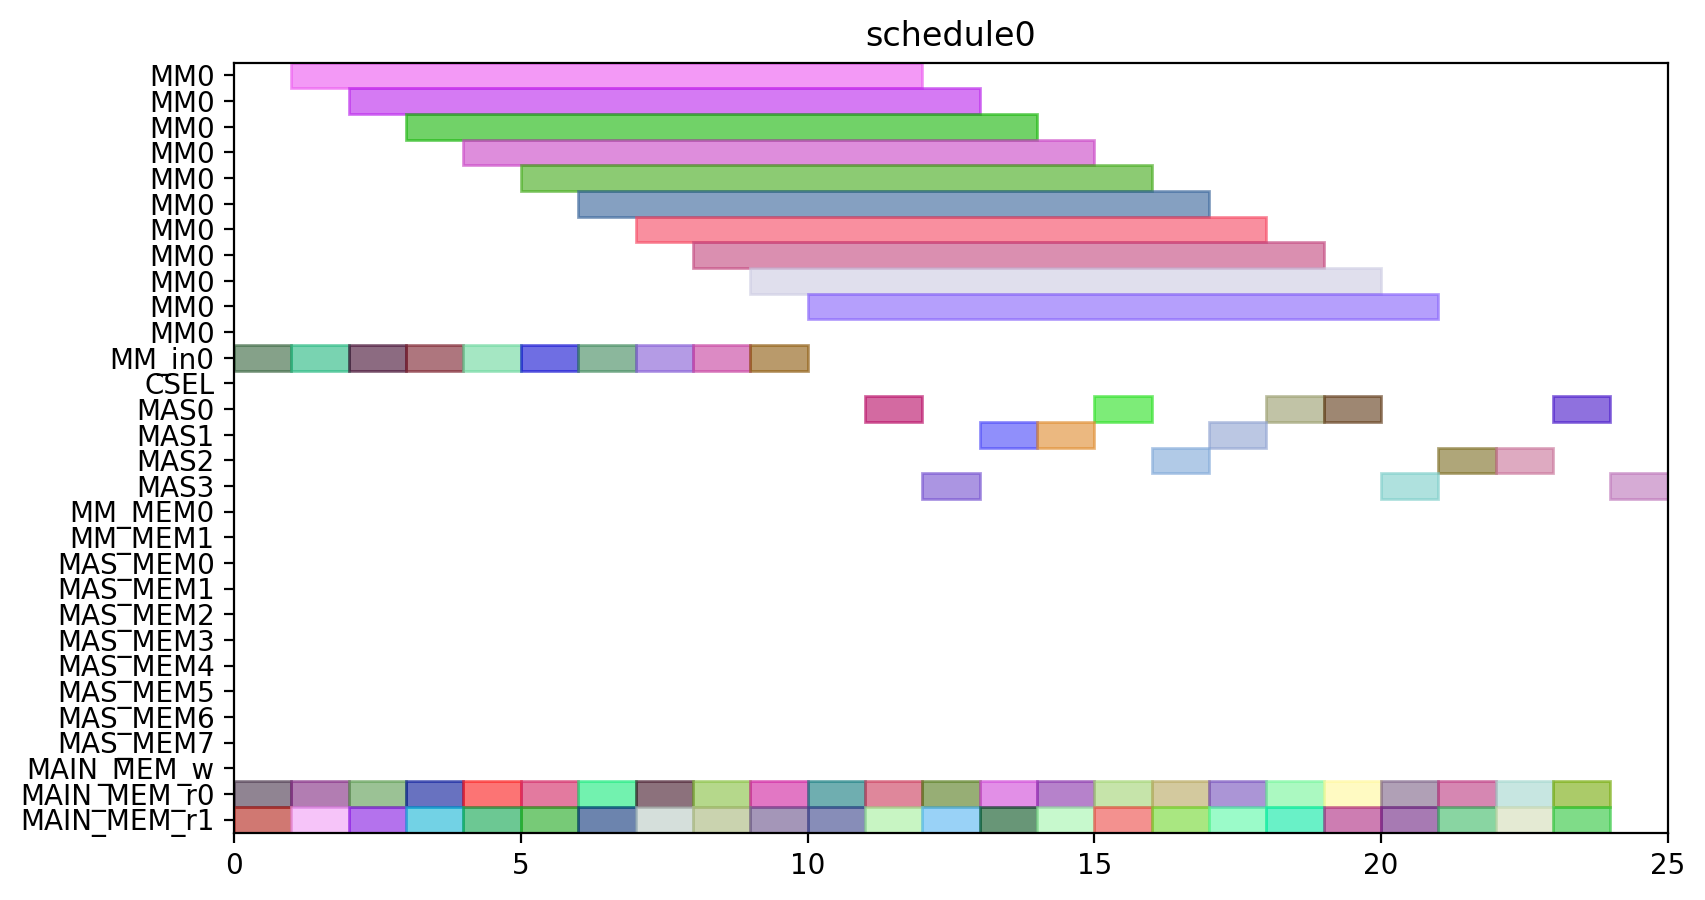

This chart was generated by the following Python code:
from pyschedule import Scenario, solvers, plotters, alt


def solve():
	horizon = 120
	S = Scenario("schedule0", horizon=horizon)

	# resource
	MM = S.Resources('MM', num=1, size=11)
	MM_in = S.Resources('MM_in', num=1)
	CSEL = S.Resource('CSEL')
	MAS = S.Resources('MAS', num=4, size=1, periods=range(1, horizon))
	MM_MEM = S.Resources('MM_MEM', num=2)
	MAS_MEM = S.Resources('MAS_MEM', num=8)
	MAIN_MEM_w = S.Resource('MAIN_MEM_w', size=1)
	MAIN_MEM_r = S.Resources('MAIN_MEM_r', num=2)

	# result of previous scheduling

	# new tasks
	t0_t0 = S.Task('t0_t0', length=1, delay_cost=1)
	t0_t0 += alt(MAS)
	t0_t0_mem0 = S.Task('t0_t0_mem0', length=1, delay_cost=1)
	t0_t0_mem0 += MAIN_MEM_r[0]
	S += t0_t0_mem0 <= t0_t0

	t0_t0_mem1 = S.Task('t0_t0_mem1', length=1, delay_cost=1)
	t0_t0_mem1 += MAIN_MEM_r[1]
	S += t0_t0_mem1 <= t0_t0

	t0_t1 = S.Task('t0_t1', length=1, delay_cost=1)
	t0_t1 += alt(MAS)
	t0_t1_mem0 = S.Task('t0_t1_mem0', length=1, delay_cost=1)
	t0_t1_mem0 += MAIN_MEM_r[0]
	S += t0_t1_mem0 <= t0_t1

	t0_t1_mem1 = S.Task('t0_t1_mem1', length=1, delay_cost=1)
	t0_t1_mem1 += MAIN_MEM_r[1]
	S += t0_t1_mem1 <= t0_t1

	t0_t3 = S.Task('t0_t3', length=11, delay_cost=1)
	t0_t3 += alt(MM)
	t0_t3_in = S.Task('t0_t3_in', length=1, delay_cost=1)
	t0_t3_in += alt(MM_in)
	S += t0_t3_in*MM_in[0]<=t0_t3*MM[0]
	t0_t3_mem0 = S.Task('t0_t3_mem0', length=1, delay_cost=1)
	t0_t3_mem0 += MAIN_MEM_r[0]
	S += t0_t3_mem0 <= t0_t3

	t0_t3_mem1 = S.Task('t0_t3_mem1', length=1, delay_cost=1)
	t0_t3_mem1 += MAIN_MEM_r[1]
	S += t0_t3_mem1 <= t0_t3

	t10 = S.Task('t10', length=1, delay_cost=1)
	t10 += alt(MAS)
	t10_mem0 = S.Task('t10_mem0', length=1, delay_cost=1)
	t10_mem0 += MAIN_MEM_r[0]
	S += t10_mem0 <= t10

	t10_mem1 = S.Task('t10_mem1', length=1, delay_cost=1)
	t10_mem1 += MAIN_MEM_r[1]
	S += t10_mem1 <= t10

	t11 = S.Task('t11', length=1, delay_cost=1)
	t11 += alt(MAS)
	t11_mem0 = S.Task('t11_mem0', length=1, delay_cost=1)
	t11_mem0 += MAIN_MEM_r[0]
	S += t11_mem0 <= t11

	t11_mem1 = S.Task('t11_mem1', length=1, delay_cost=1)
	t11_mem1 += MAIN_MEM_r[1]
	S += t11_mem1 <= t11

	t3_t0 = S.Task('t3_t0', length=11, delay_cost=1)
	t3_t0 += alt(MM)
	t3_t0_in = S.Task('t3_t0_in', length=1, delay_cost=1)
	t3_t0_in += alt(MM_in)
	S += t3_t0_in*MM_in[0]<=t3_t0*MM[0]
	t3_t0_mem0 = S.Task('t3_t0_mem0', length=1, delay_cost=1)
	t3_t0_mem0 += MAIN_MEM_r[0]
	S += t3_t0_mem0 <= t3_t0

	t3_t0_mem1 = S.Task('t3_t0_mem1', length=1, delay_cost=1)
	t3_t0_mem1 += MAIN_MEM_r[1]
	S += t3_t0_mem1 <= t3_t0

	t3_t1 = S.Task('t3_t1', length=11, delay_cost=1)
	t3_t1 += alt(MM)
	t3_t1_in = S.Task('t3_t1_in', length=1, delay_cost=1)
	t3_t1_in += alt(MM_in)
	S += t3_t1_in*MM_in[0]<=t3_t1*MM[0]
	t3_t1_mem0 = S.Task('t3_t1_mem0', length=1, delay_cost=1)
	t3_t1_mem0 += MAIN_MEM_r[0]
	S += t3_t1_mem0 <= t3_t1

	t3_t1_mem1 = S.Task('t3_t1_mem1', length=1, delay_cost=1)
	t3_t1_mem1 += MAIN_MEM_r[1]
	S += t3_t1_mem1 <= t3_t1

	t3_t2 = S.Task('t3_t2', length=1, delay_cost=1)
	t3_t2 += alt(MAS)
	t3_t2_mem0 = S.Task('t3_t2_mem0', length=1, delay_cost=1)
	t3_t2_mem0 += MAIN_MEM_r[0]
	S += t3_t2_mem0 <= t3_t2

	t3_t2_mem1 = S.Task('t3_t2_mem1', length=1, delay_cost=1)
	t3_t2_mem1 += MAIN_MEM_r[1]
	S += t3_t2_mem1 <= t3_t2

	t3_t3 = S.Task('t3_t3', length=1, delay_cost=1)
	t3_t3 += alt(MAS)
	t3_t3_mem0 = S.Task('t3_t3_mem0', length=1, delay_cost=1)
	t3_t3_mem0 += MAIN_MEM_r[0]
	S += t3_t3_mem0 <= t3_t3

	t3_t3_mem1 = S.Task('t3_t3_mem1', length=1, delay_cost=1)
	t3_t3_mem1 += MAIN_MEM_r[1]
	S += t3_t3_mem1 <= t3_t3

	t4_t0 = S.Task('t4_t0', length=1, delay_cost=1)
	t4_t0 += alt(MAS)
	t4_t0_mem0 = S.Task('t4_t0_mem0', length=1, delay_cost=1)
	t4_t0_mem0 += MAIN_MEM_r[0]
	S += t4_t0_mem0 <= t4_t0

	t4_t0_mem1 = S.Task('t4_t0_mem1', length=1, delay_cost=1)
	t4_t0_mem1 += MAIN_MEM_r[1]
	S += t4_t0_mem1 <= t4_t0

	t4_t1 = S.Task('t4_t1', length=1, delay_cost=1)
	t4_t1 += alt(MAS)
	t4_t1_mem0 = S.Task('t4_t1_mem0', length=1, delay_cost=1)
	t4_t1_mem0 += MAIN_MEM_r[0]
	S += t4_t1_mem0 <= t4_t1

	t4_t1_mem1 = S.Task('t4_t1_mem1', length=1, delay_cost=1)
	t4_t1_mem1 += MAIN_MEM_r[1]
	S += t4_t1_mem1 <= t4_t1

	t4_t3 = S.Task('t4_t3', length=11, delay_cost=1)
	t4_t3 += alt(MM)
	t4_t3_in = S.Task('t4_t3_in', length=1, delay_cost=1)
	t4_t3_in += alt(MM_in)
	S += t4_t3_in*MM_in[0]<=t4_t3*MM[0]
	t4_t3_mem0 = S.Task('t4_t3_mem0', length=1, delay_cost=1)
	t4_t3_mem0 += MAIN_MEM_r[0]
	S += t4_t3_mem0 <= t4_t3

	t4_t3_mem1 = S.Task('t4_t3_mem1', length=1, delay_cost=1)
	t4_t3_mem1 += MAIN_MEM_r[1]
	S += t4_t3_mem1 <= t4_t3

	t5_t0 = S.Task('t5_t0', length=11, delay_cost=1)
	t5_t0 += alt(MM)
	t5_t0_in = S.Task('t5_t0_in', length=1, delay_cost=1)
	t5_t0_in += alt(MM_in)
	S += t5_t0_in*MM_in[0]<=t5_t0*MM[0]
	t5_t0_mem0 = S.Task('t5_t0_mem0', length=1, delay_cost=1)
	t5_t0_mem0 += MAIN_MEM_r[0]
	S += t5_t0_mem0 <= t5_t0

	t5_t0_mem1 = S.Task('t5_t0_mem1', length=1, delay_cost=1)
	t5_t0_mem1 += MAIN_MEM_r[1]
	S += t5_t0_mem1 <= t5_t0

	t5_t1 = S.Task('t5_t1', length=11, delay_cost=1)
	t5_t1 += alt(MM)
	t5_t1_in = S.Task('t5_t1_in', length=1, delay_cost=1)
	t5_t1_in += alt(MM_in)
	S += t5_t1_in*MM_in[0]<=t5_t1*MM[0]
	t5_t1_mem0 = S.Task('t5_t1_mem0', length=1, delay_cost=1)
	t5_t1_mem0 += MAIN_MEM_r[0]
	S += t5_t1_mem0 <= t5_t1

	t5_t1_mem1 = S.Task('t5_t1_mem1', length=1, delay_cost=1)
	t5_t1_mem1 += MAIN_MEM_r[1]
	S += t5_t1_mem1 <= t5_t1

	t5_t2 = S.Task('t5_t2', length=1, delay_cost=1)
	t5_t2 += alt(MAS)
	t5_t2_mem0 = S.Task('t5_t2_mem0', length=1, delay_cost=1)
	t5_t2_mem0 += MAIN_MEM_r[0]
	S += t5_t2_mem0 <= t5_t2

	t5_t2_mem1 = S.Task('t5_t2_mem1', length=1, delay_cost=1)
	t5_t2_mem1 += MAIN_MEM_r[1]
	S += t5_t2_mem1 <= t5_t2

	t5_t3 = S.Task('t5_t3', length=1, delay_cost=1)
	t5_t3 += alt(MAS)
	t5_t3_mem0 = S.Task('t5_t3_mem0', length=1, delay_cost=1)
	t5_t3_mem0 += MAIN_MEM_r[0]
	S += t5_t3_mem0 <= t5_t3

	t5_t3_mem1 = S.Task('t5_t3_mem1', length=1, delay_cost=1)
	t5_t3_mem1 += MAIN_MEM_r[1]
	S += t5_t3_mem1 <= t5_t3

	t6_t0 = S.Task('t6_t0', length=11, delay_cost=1)
	t6_t0 += alt(MM)
	t6_t0_in = S.Task('t6_t0_in', length=1, delay_cost=1)
	t6_t0_in += alt(MM_in)
	S += t6_t0_in*MM_in[0]<=t6_t0*MM[0]
	t6_t0_mem0 = S.Task('t6_t0_mem0', length=1, delay_cost=1)
	t6_t0_mem0 += MAIN_MEM_r[0]
	S += t6_t0_mem0 <= t6_t0

	t6_t0_mem1 = S.Task('t6_t0_mem1', length=1, delay_cost=1)
	t6_t0_mem1 += MAIN_MEM_r[1]
	S += t6_t0_mem1 <= t6_t0

	t6_t1 = S.Task('t6_t1', length=11, delay_cost=1)
	t6_t1 += alt(MM)
	t6_t1_in = S.Task('t6_t1_in', length=1, delay_cost=1)
	t6_t1_in += alt(MM_in)
	S += t6_t1_in*MM_in[0]<=t6_t1*MM[0]
	t6_t1_mem0 = S.Task('t6_t1_mem0', length=1, delay_cost=1)
	t6_t1_mem0 += MAIN_MEM_r[0]
	S += t6_t1_mem0 <= t6_t1

	t6_t1_mem1 = S.Task('t6_t1_mem1', length=1, delay_cost=1)
	t6_t1_mem1 += MAIN_MEM_r[1]
	S += t6_t1_mem1 <= t6_t1

	t6_t2 = S.Task('t6_t2', length=1, delay_cost=1)
	t6_t2 += alt(MAS)
	t6_t2_mem0 = S.Task('t6_t2_mem0', length=1, delay_cost=1)
	t6_t2_mem0 += MAIN_MEM_r[0]
	S += t6_t2_mem0 <= t6_t2

	t6_t2_mem1 = S.Task('t6_t2_mem1', length=1, delay_cost=1)
	t6_t2_mem1 += MAIN_MEM_r[1]
	S += t6_t2_mem1 <= t6_t2

	t6_t3 = S.Task('t6_t3', length=1, delay_cost=1)
	t6_t3 += alt(MAS)
	t6_t3_mem0 = S.Task('t6_t3_mem0', length=1, delay_cost=1)
	t6_t3_mem0 += MAIN_MEM_r[0]
	S += t6_t3_mem0 <= t6_t3

	t6_t3_mem1 = S.Task('t6_t3_mem1', length=1, delay_cost=1)
	t6_t3_mem1 += MAIN_MEM_r[1]
	S += t6_t3_mem1 <= t6_t3

	t7_t0 = S.Task('t7_t0', length=11, delay_cost=1)
	t7_t0 += alt(MM)
	t7_t0_in = S.Task('t7_t0_in', length=1, delay_cost=1)
	t7_t0_in += alt(MM_in)
	S += t7_t0_in*MM_in[0]<=t7_t0*MM[0]
	t7_t0_mem0 = S.Task('t7_t0_mem0', length=1, delay_cost=1)
	t7_t0_mem0 += MAIN_MEM_r[0]
	S += t7_t0_mem0 <= t7_t0

	t7_t0_mem1 = S.Task('t7_t0_mem1', length=1, delay_cost=1)
	t7_t0_mem1 += MAIN_MEM_r[1]
	S += t7_t0_mem1 <= t7_t0

	t7_t1 = S.Task('t7_t1', length=11, delay_cost=1)
	t7_t1 += alt(MM)
	t7_t1_in = S.Task('t7_t1_in', length=1, delay_cost=1)
	t7_t1_in += alt(MM_in)
	S += t7_t1_in*MM_in[0]<=t7_t1*MM[0]
	t7_t1_mem0 = S.Task('t7_t1_mem0', length=1, delay_cost=1)
	t7_t1_mem0 += MAIN_MEM_r[0]
	S += t7_t1_mem0 <= t7_t1

	t7_t1_mem1 = S.Task('t7_t1_mem1', length=1, delay_cost=1)
	t7_t1_mem1 += MAIN_MEM_r[1]
	S += t7_t1_mem1 <= t7_t1

	t7_t2 = S.Task('t7_t2', length=1, delay_cost=1)
	t7_t2 += alt(MAS)
	t7_t2_mem0 = S.Task('t7_t2_mem0', length=1, delay_cost=1)
	t7_t2_mem0 += MAIN_MEM_r[0]
	S += t7_t2_mem0 <= t7_t2

	t7_t2_mem1 = S.Task('t7_t2_mem1', length=1, delay_cost=1)
	t7_t2_mem1 += MAIN_MEM_r[1]
	S += t7_t2_mem1 <= t7_t2

	t7_t3 = S.Task('t7_t3', length=1, delay_cost=1)
	t7_t3 += alt(MAS)
	t7_t3_mem0 = S.Task('t7_t3_mem0', length=1, delay_cost=1)
	t7_t3_mem0 += MAIN_MEM_r[0]
	S += t7_t3_mem0 <= t7_t3

	t7_t3_mem1 = S.Task('t7_t3_mem1', length=1, delay_cost=1)
	t7_t3_mem1 += MAIN_MEM_r[1]
	S += t7_t3_mem1 <= t7_t3

	solvers.mip.solve(S,msg=1,kind='CPLEX',ratio_gap=1.01)

	solution = [['hoge']*len(S.solution()[1]) for i in range(len(S.solution()))]
	for i in range(len(S.solution())):
		for j in range(len(S.solution()[i])):
			solution[i][j]=str(S.solution()[i][j])
	print(solution)

	cycles = int(solution[-1][3])

	pic_file_name = "/home/mfukuda/ABE/multiRAM_multiMAS_16mux/scheduling_result/stage11MM1_stage1MAS4/SQR012345/schedule0.png"
	if(S.solution() != []):
		plotters.matplotlib.plot(S,img_filename=pic_file_name, show_task_labels=False, fig_size=(cycles*0.25+3, 5))

	return solution
